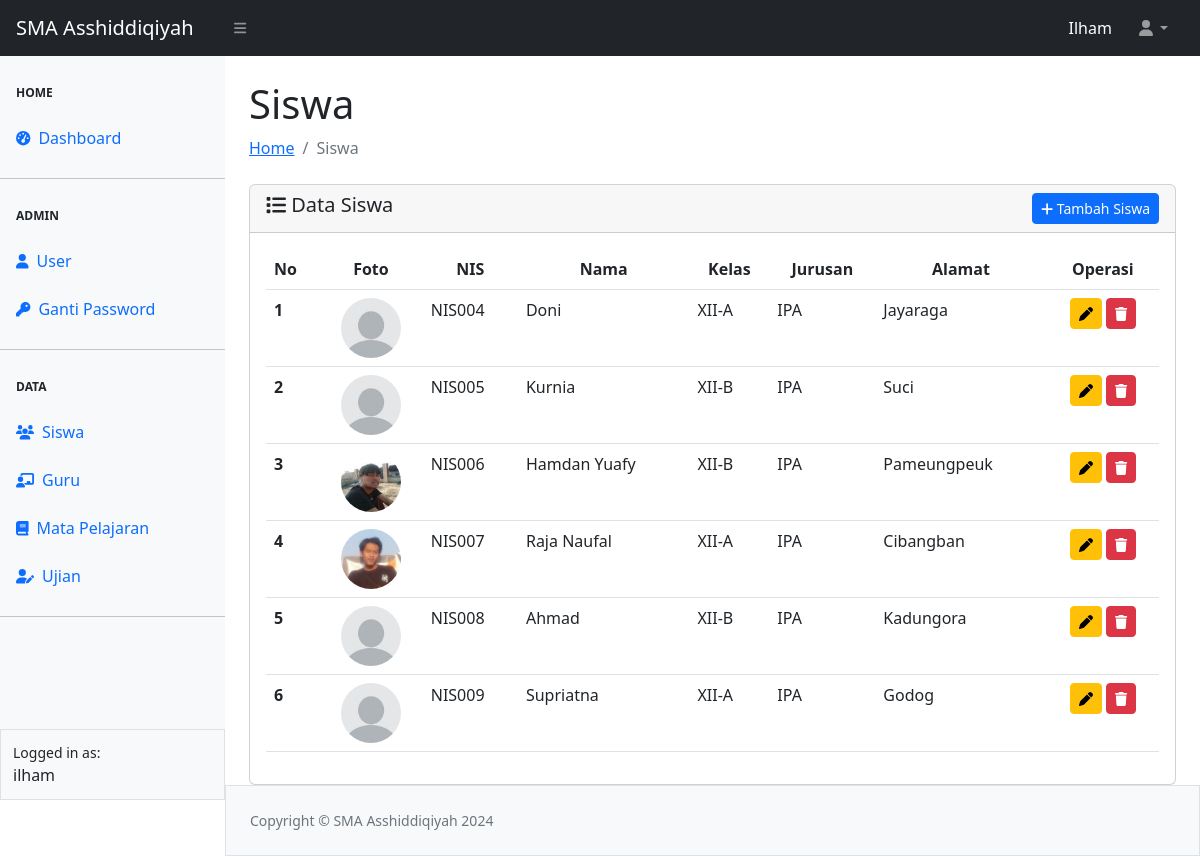
The page /siswa/siswa.php (signed in) on the database its author committed.
### tables this page shows
CREATE TABLE `tbl_siswa` (
  `nis` char(6) NOT NULL,
  `nama` varchar(100) NOT NULL,
  `alamat` varchar(128) NOT NULL,
  `kelas` varchar(6) NOT NULL,
  `jurusan` varchar(50) NOT NULL,
  `foto` varchar(50) NOT NULL
);

### config.php (called while the page is built, shortened)
<?php
$main_url = "http://localhost/sekolah/";
?>

### siswa/siswa.php (the view, shortened to what this page needs)
<?php
require_once "../config.php";
require_once "../template/header.php";
require_once "../template/navbar.php";
require_once "../template/sidebar.php";
?>
<div id="layoutSidenav_content">
    <main>
        <div class="container-fluid px-4">
            <h1 class="mt-4">Siswa</h1>
            <ol class="breadcrumb mb-4">
                <li class="breadcrumb-item"><a href="../index.php">Home</li></a>
                <li class="breadcrumb-item active">Siswa</li>
            </ol>
            <div class="card">
                <div class="card-header">
                    <span class="h5 my-2"><i class="fa-solid fa-list"></i> Data Siswa</span>
                    <a href="<?= $main_url ?>siswa/add-siswa.php" class="btn btn-sm btn-primary float-end"><i
                            class="fa-solid fa-plus"></i> Tambah Siswa</a>
                </div>
                <div class="card-body">
                    <table class="table table-hover" id="datatablesSimple">
                        <thead>
                            <tr>
                                <th scope="col">No</th>
                                <th scope="col">
                                    <center>Foto</center>
                                </th>
                                <th scope="col">
                                    <center>NIS</center>
                                </th>
                                <th scope="col">
                                    <center>Nama</center>
                                </th>
                                <th scope="col">
                                    <center>Kelas</center>
                                </th>
                                <th scope="col">
                                    <center>Jurusan</center>
                                </th>
                                <th scope="col">
                                    <center>Alamat</center>
                                </th>
                                <th scope="col">
                                    <center>Operasi</center>
                                </th>
                            </tr>
                        </thead>
                        <tbody>
                            <?php
                            $no = 1;
                            $querySiswa = mysqli_query($koneksi, "SELECT * FROM tbl_siswa");
                            while ($data = mysqli_fetch_array($querySiswa)) { ?>
                                <tr>
                                    <th scope="row">
                                        <?= $no++ ?>
                                    </th>
                                    <td>
                                        <center><img src="../asset/image/<?= $data['foto'] ?>" class="rounded-circle"
                                                alt="foto siswa" width="60px">
                                        </center>
                                    </td>
                                    <td>
                                        <?= $data['nis'] ?>
                                    </td>
                                    <td>
                                        <?= $data['nama'] ?>
                                    </td>
                                    <td>
                                        <?= $data['kelas'] ?>
                                    </td>
                                    <td>
                                        <?= $data['jurusan'] ?>
                                    </td>
                                    <td>
                                        <?= $data['alamat'] ?>
                                    </td>
                                    <td>
                                        <center><a href="edit-siswa.php?nis=<?= $data['nis'] ?>"
                                                class="btn btn-sm btn-warning" title="Update Siswa"><i
                                                    class="fa-solid fa-pen"></i></a>
                                            <a href="hapus-siswa.php?nis=<?= $data['nis'] ?>&foto=<?= $data['foto'] ?>"
                                                class="btn btn-sm btn-danger" title="Hapus Siswa"
                                                onclick="return confirm('Anda yakin akan mengapus data ini ?')"><i
                                                    class="fa-solid fa-trash"></i></a>
                                        </center>
                                    </td>
                                </tr>
                            <?php } ?>
                        </tbody>
                    </table>
                </div>
            </div>
        </div>
    </main>
    <?php
    require_once "../template/footer.php";
    ?>

### rows shown on the page
tbl_siswa: foto (placeholder picture), nis "NIS004", nama "Doni", kelas "XII-A", jurusan "IPA", alamat "Jayaraga"
tbl_siswa: foto (placeholder picture), nis "NIS005", nama "Kurnia", kelas "XII-B", jurusan "IPA", alamat "Suci"
tbl_siswa: foto (picture), nis "NIS006", nama "Hamdan Yuafy", kelas "XII-B", jurusan "IPA", alamat "Pameungpeuk"
tbl_siswa: foto (picture), nis "NIS007", nama "Raja Naufal", kelas "XII-A", jurusan "IPA", alamat "Cibangban"
tbl_siswa: foto (placeholder picture), nis "NIS008", nama "Ahmad", kelas "XII-B", jurusan "IPA", alamat "Kadungora"
tbl_siswa: foto (placeholder picture), nis "NIS009", nama "Supriatna", kelas "XII-A", jurusan "IPA", alamat "Godog"

### other values the page prints
$_SESSION["ssUser"] "Ilham"
$_SESSION["ssUser"] "ilham"
